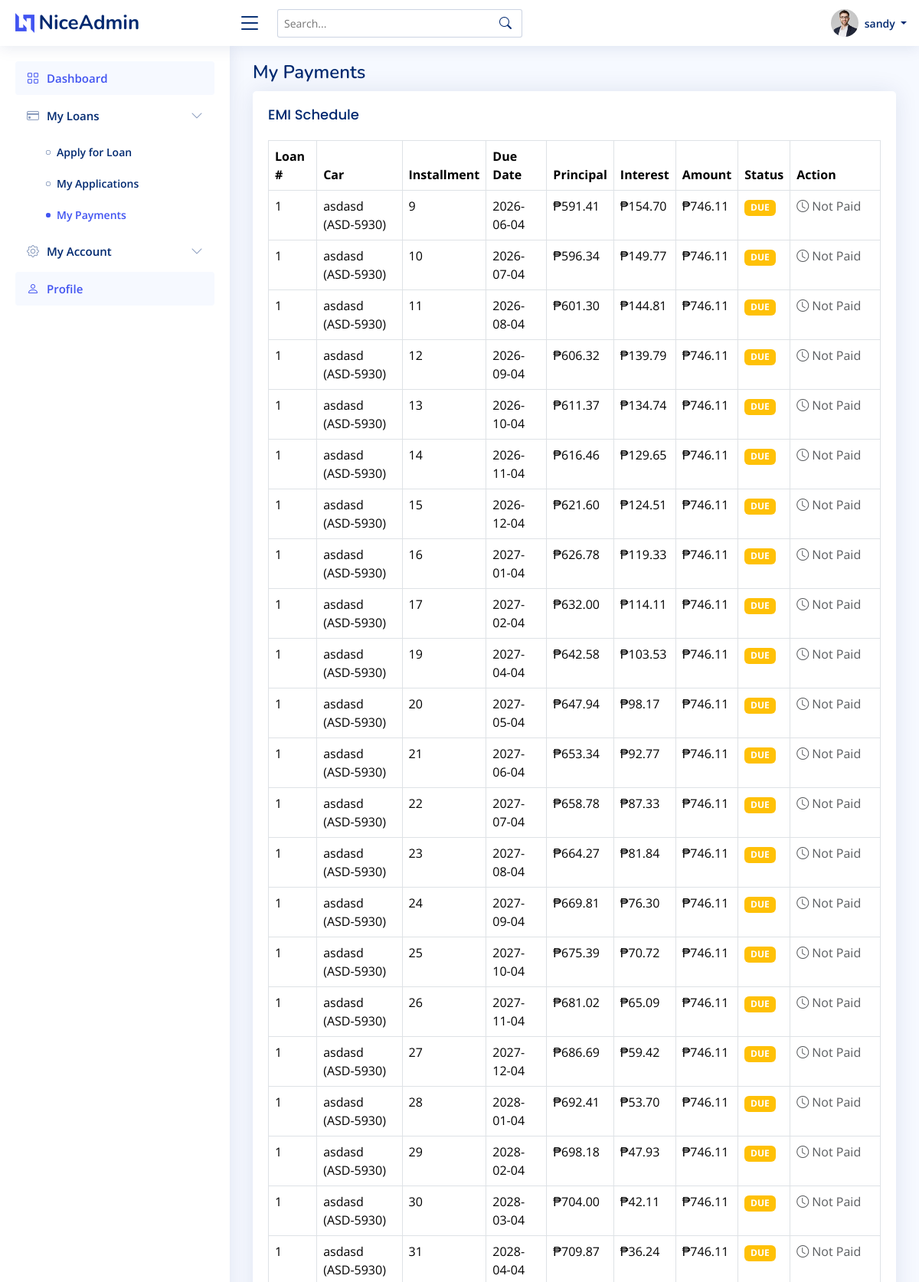
/index.php?page=my_emis (signed in, upper part), run on the app's committed database.
### tables this page shows
CREATE TABLE `emis` (
  `id` int(11) NOT NULL,
  `loan_id` int(11) NOT NULL,
  `installment_no` int(11) NOT NULL,
  `due_date` date NOT NULL,
  `principal_component` decimal(12,2) NOT NULL,
  `interest_component` decimal(12,2) NOT NULL,
  `amount` decimal(12,2) NOT NULL,
  `status` enum('due','paid','late') DEFAULT 'due',
  `paid_at` datetime DEFAULT NULL
);

CREATE TABLE `loans` (
  `id` int(11) NOT NULL,
  `user_id` int(11) NOT NULL,
  `car_id` int(11) NOT NULL,
  `car_price` decimal(12,2) NOT NULL,
  `down_payment` decimal(12,2) NOT NULL,
  `principal` decimal(12,2) NOT NULL,
  `annual_interest_rate` decimal(5,2) NOT NULL,
  `term_months` int(11) NOT NULL,
  `status` enum('pending','approved','rejected') DEFAULT 'pending',
  `admin_note` varchar(255) DEFAULT NULL,
  `created_at` timestamp NOT NULL DEFAULT current_timestamp(),
  `approved_at` timestamp NULL DEFAULT NULL
);

CREATE TABLE `cars` (
  `id` int(11) NOT NULL,
  `model` varchar(120) NOT NULL,
  `plate_no` varchar(20) DEFAULT NULL,
  `price` decimal(12,2) NOT NULL,
  `is_active` tinyint(1) DEFAULT 1,
  `archived` tinyint(1) NOT NULL DEFAULT 0
);

### module/my_emis.php (the view, shortened to what this page needs)
<?php
require_once __DIR__ . '/../function/function.php';
$u = current_user();
$conn->query("UPDATE emis SET status='late' WHERE status='due' AND due_date < CURDATE()");
$stmt = $conn->prepare("SELECT e.id, e.installment_no, e.due_date, e.principal_component, e.interest_component, e.amount, e.status, l.id AS loan_id, l.car_id, c.model, c.plate_no
                        FROM emis e
                        JOIN loans l ON l.id=e.loan_id
                        JOIN cars c ON c.id=l.car_id
                        WHERE l.user_id=? AND l.status='approved'
                        ORDER BY e.status='paid', e.due_date ASC, e.installment_no ASC");
$stmt->bind_param('i', $u['id']);
$stmt->execute();
$emis = $stmt->get_result();
?>
<div class="pagetitle"><h1>My Payments</h1></div>
<section class="section">
  <div class="card">
    <div class="card-body">
      <h5 class="card-title">EMI Schedule</h5>
      <div class="table-responsive">
        <table class="table table-bordered">
          <thead>
            <tr>
              <th>Loan #</th>
              <th>Car</th>
              <th>Installment</th>
              <th>Due Date</th>
              <th>Principal</th>
              <th>Interest</th>
              <th>Amount</th>
              <th>Status</th>
              <th>Action</th>
            </tr>
          </thead>
          <tbody>
            <?php if ($emis && $emis->num_rows>0): while($row=$emis->fetch_assoc()): ?>
              <tr>
                <td><?php echo (int)$row['loan_id']; ?></td>
                <td><?php echo htmlspecialchars(($row['model'] ?? '') . (isset($row['plate_no']) && $row['plate_no']? ' ('.$row['plate_no'].')':'')); ?></td>
                <td><?php echo (int)$row['installment_no']; ?></td>
                <td><?php echo htmlspecialchars($row['due_date']); ?></td>
                <td>₱<?php echo number_format($row['principal_component'],2); ?></td>
                <td>₱<?php echo number_format($row['interest_component'],2); ?></td>
                <td>₱<?php echo number_format($row['amount'],2); ?></td>
                <td>
                  <span class="badge bg-<?php echo $row['status']==='paid'?'success':($row['status']==='late'?'danger':'warning'); ?> payment-status-badge"
                        data-emi-id="<?php echo (int)$row['id']; ?>"
                        data-current-status="<?php echo $row['status']; ?>"
                        style="cursor: pointer;"
                        title="Click to toggle payment status">
                    <?php echo strtoupper($row['status']); ?>
                  </span>
                </td>
                <td>
                  <?php if ($row['status']==='paid'): ?>
                    <button class="btn btn-sm btn-info view-payment-btn" data-emi-id="<?php echo (int)$row['id']; ?>" data-amount="<?php echo $row['amount']; ?>" title="View Payment Record">
                      <i class="bi bi-eye"></i> View Payment
                    </button>
                  <?php else: ?>
                    <span class="text-muted">
                      <i class="bi bi-clock"></i> Not Paid
                    </span>
                  <?php endif; ?>
                </td>
              </tr>
            <?php endwhile; else: ?>
              <tr><td colspan="9" class="text-center">No EMIs found.</td></tr>
            <?php endif; ?>
          </tbody>
        </table>
      </div>
    </div>
  </div>
</section>

### assets/css/style.css (style rules this page uses)
:root { scroll-behavior: smooth; }
body { font-family: "Open Sans", sans-serif; background: #f6f9ff; color: #444444; }
h1, h2, h3, h4, h5, h6 { font-family: "Nunito", sans-serif; }
.pagetitle { margin-bottom: 10px; }
.pagetitle h1 { font-size: 24px; margin-bottom: 0; font-weight: 600; color: #012970; }
.card { margin-bottom: 30px; border: none; border-radius: 5px; box-shadow: 0px 0 30px rgba(1, 41, 112, 0.1); }
.card-title { padding: 20px 0 15px 0; font-size: 18px; font-weight: 500; color: #012970; font-family: "Poppins", sans-serif; }
.card-body { padding: 0 20px 20px 20px; }

### module/my_emis.php (style rules this page uses)
.payment-status-badge { transition: all 0.3s ease; user-select: none; }

### data on the page
emis: loan "1", cars.model+plate_no "asdasd (ASD-5930)", installment_no "9", due_date "2026-06-04", principal_component "591.41", interest_component "154.70", amount "746.11", status "DUE", shows "Not Paid"
emis: loan "1", cars.model+plate_no "asdasd (ASD-5930)", installment_no "10", due_date "2026-07-04", principal_component "596.34", interest_component "149.77", amount "746.11", status "DUE", shows "Not Paid"
emis: loan "1", cars.model+plate_no "asdasd (ASD-5930)", installment_no "11", due_date "2026-08-04", principal_component "601.30", interest_component "144.81", amount "746.11", status "DUE", shows "Not Paid"
emis: loan "1", cars.model+plate_no "asdasd (ASD-5930)", installment_no "12", due_date "2026-09-04", principal_component "606.32", interest_component "139.79", amount "746.11", status "DUE", shows "Not Paid"
emis: loan "1", cars.model+plate_no "asdasd (ASD-5930)", installment_no "13", due_date "2026-10-04", principal_component "611.37", interest_component "134.74", amount "746.11", status "DUE", shows "Not Paid"
emis: loan "1", cars.model+plate_no "asdasd (ASD-5930)", installment_no "14", due_date "2026-11-04", principal_component "616.46", interest_component "129.65", amount "746.11", status "DUE", shows "Not Paid"
emis: loan "1", cars.model+plate_no "asdasd (ASD-5930)", installment_no "15", due_date "2026-12-04", principal_component "621.60", interest_component "124.51", amount "746.11", status "DUE", shows "Not Paid"
emis: loan "1", cars.model+plate_no "asdasd (ASD-5930)", installment_no "16", due_date "2027-01-04", principal_component "626.78", interest_component "119.33", amount "746.11", status "DUE", shows "Not Paid"
emis: loan "1", cars.model+plate_no "asdasd (ASD-5930)", installment_no "17", due_date "2027-02-04", principal_component "632.00", interest_component "114.11", amount "746.11", status "DUE", shows "Not Paid"
emis: loan "1", cars.model+plate_no "asdasd (ASD-5930)", installment_no "19", due_date "2027-04-04", principal_component "642.58", interest_component "103.53", amount "746.11", status "DUE", shows "Not Paid"
emis: loan "1", cars.model+plate_no "asdasd (ASD-5930)", installment_no "20", due_date "2027-05-04", principal_component "647.94", interest_component "98.17", amount "746.11", status "DUE", shows "Not Paid"
emis: loan "1", cars.model+plate_no "asdasd (ASD-5930)", installment_no "21", due_date "2027-06-04", principal_component "653.34", interest_component "92.77", amount "746.11", status "DUE", shows "Not Paid"
emis: loan "1", cars.model+plate_no "asdasd (ASD-5930)", installment_no "22", due_date "2027-07-04", principal_component "658.78", interest_component "87.33", amount "746.11", status "DUE", shows "Not Paid"
emis: loan "1", cars.model+plate_no "asdasd (ASD-5930)", installment_no "23", due_date "2027-08-04", principal_component "664.27", interest_component "81.84", amount "746.11", status "DUE", shows "Not Paid"
emis: loan "1", cars.model+plate_no "asdasd (ASD-5930)", installment_no "24", due_date "2027-09-04", principal_component "669.81", interest_component "76.30", amount "746.11", status "DUE", shows "Not Paid"
emis: loan "1", cars.model+plate_no "asdasd (ASD-5930)", installment_no "25", due_date "2027-10-04", principal_component "675.39", interest_component "70.72", amount "746.11", status "DUE", shows "Not Paid"
emis: loan "1", cars.model+plate_no "asdasd (ASD-5930)", installment_no "26", due_date "2027-11-04", principal_component "681.02", interest_component "65.09", amount "746.11", status "DUE", shows "Not Paid"
emis: loan "1", cars.model+plate_no "asdasd (ASD-5930)", installment_no "27", due_date "2027-12-04", principal_component "686.69", interest_component "59.42", amount "746.11", status "DUE", shows "Not Paid"
emis: loan "1", cars.model+plate_no "asdasd (ASD-5930)", installment_no "28", due_date "2028-01-04", principal_component "692.41", interest_component "53.70", amount "746.11", status "DUE", shows "Not Paid"
emis: loan "1", cars.model+plate_no "asdasd (ASD-5930)", installment_no "29", due_date "2028-02-04", principal_component "698.18", interest_component "47.93", amount "746.11", status "DUE", shows "Not Paid"
emis: loan "1", cars.model+plate_no "asdasd (ASD-5930)", installment_no "30", due_date "2028-03-04", principal_component "704.00", interest_component "42.11", amount "746.11", status "DUE", shows "Not Paid"
emis: loan "1", cars.model+plate_no "asdasd (ASD-5930)", installment_no "31", due_date "2028-04-04", principal_component "709.87", interest_component "36.24", amount "746.11", status "DUE", shows "Not Paid"

### other printed values
$_SESSION['username'] "sandy"
